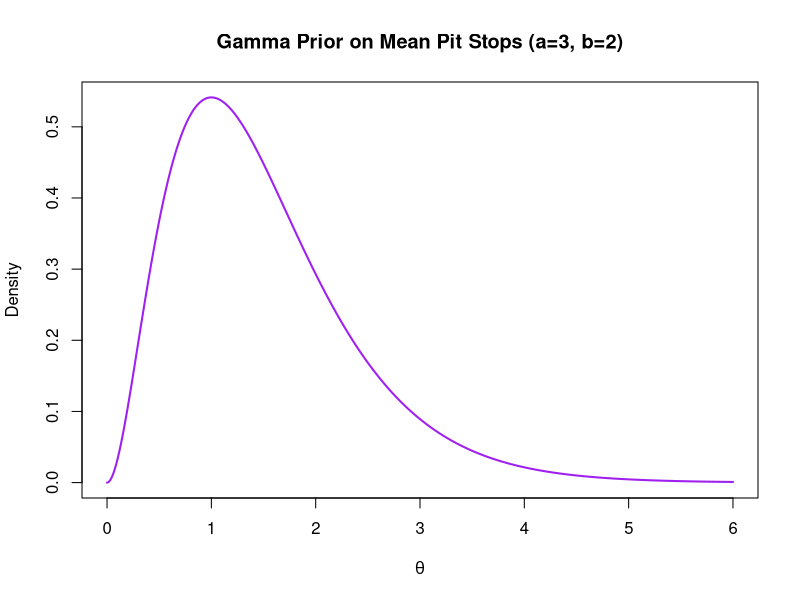
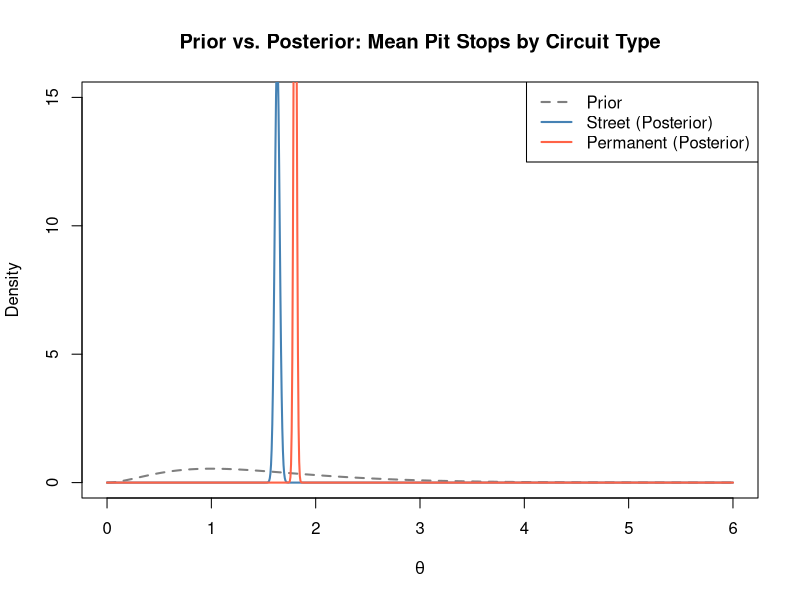
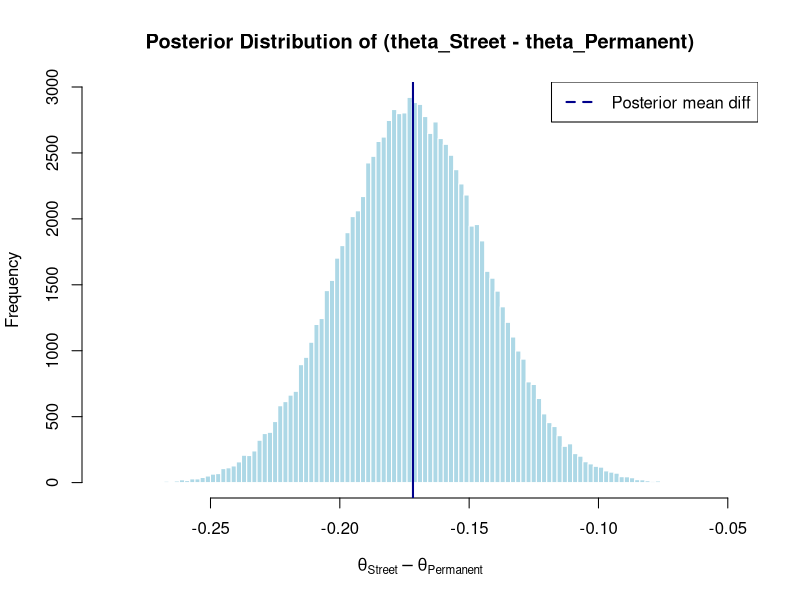
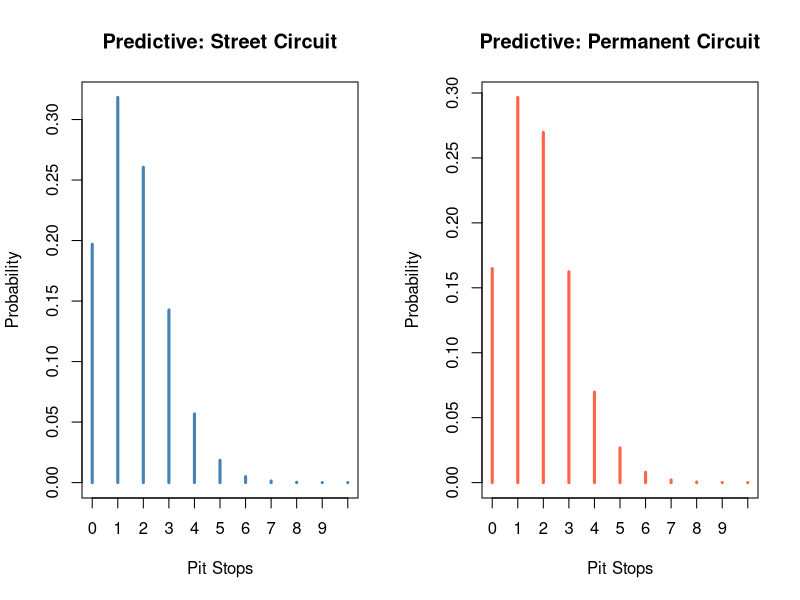

Generate these figures, in order, with R:
# Poisson-Gamma Bayesian Analysis
# Question: Do drivers take more pit stops on street circuits
#           vs. permanent race tracks?
# Each row = one driver in one race, with their stop count
#            and circuit type (Street or Permanent)


library(tidyverse)

# --- Load Data ---
df <- read.csv("stop_type_df.csv")%>%
  filter(stop<8)

unique(df$stop)
table(df$stop)

street    <- df$stop[df$Type == "Street"]
permanent <- df$stop[df$Type == "Permanent"]

cat("Street circuit races:   ", length(street), "\n")
cat("Permanent circuit races:", length(permanent), "\n")
cat("Street mean stops:      ", mean(street), "\n")
cat("Permanent mean stops:   ", mean(permanent), "\n")



# PRIOR ELICITATION
# Prior belief: drivers average about 2 pit stops per race.
# We'll say our prior is worth ~10 races of information.
# So: a = prior_mean * b = 2 * 10 = 20, b = 10
#
# This is a moderately informative prior — feel free to
# adjust a and b to reflect stronger or weaker prior beliefs.

a <- 3  # shape
b <- 2   # rate  (prior mean = a/b = 2 stops)

theta_vals <- seq(0, 6, length = 1001)

# Visualize the prior
plot(theta_vals, dgamma(theta_vals, shape = a, rate = b),
     type = 'l', col = 'purple', lwd = 2,
     xlab = expression(theta),
     ylab = "Density",
     main = "Gamma Prior on Mean Pit Stops (a=3, b=2)")


# POSTERIOR UPDATES
# Poisson-Gamma conjugacy:
#   Prior:     theta ~ Gamma(a, b)
#   Likelihood: Y_i | theta ~ Poisson(theta)
#   Posterior: theta | y ~ Gamma(a + sum(y), b + n)


# Street Circuits
n_s     <- length(street)
sum_s   <- sum(street)
astar_s <- a + sum_s
bstar_s <- b + n_s

cat("\n--- Street Circuit Posterior ---\n")
cat("Posterior mean:    ", astar_s / bstar_s, "\n")
cat("Posterior variance:", astar_s / bstar_s^2, "\n")
cat("95% Credible Interval: ",
    qgamma(c(0.025, 0.975), shape = astar_s, rate = bstar_s), "\n")


# Permanent Circuits
n_p     <- length(permanent)
sum_p   <- sum(permanent)
astar_p <- a + sum_p
bstar_p <- b + n_p

cat("\n--- Permanent Circuit Posterior ---\n")
cat("Posterior mean:    ", astar_p / bstar_p, "\n")
cat("Posterior variance:", astar_p / bstar_p^2, "\n")
cat("95% Credible Interval: ",
    qgamma(c(0.025, 0.975), shape = astar_p, rate = bstar_p), "\n")


# VISUALIZE PRIOR VS POSTERIORS

plot(theta_vals, dgamma(theta_vals, shape = a, rate = b),
     type = 'l', col = 'gray50', lwd = 2, lty = 2,
     xlab = expression(theta), ylab = "Density",
     main = "Prior vs. Posterior: Mean Pit Stops by Circuit Type",
     ylim = c(0, 15))

lines(theta_vals, dgamma(theta_vals, shape = astar_s, rate = bstar_s),
      col = 'steelblue', lwd = 2)

lines(theta_vals, dgamma(theta_vals, shape = astar_p, rate = bstar_p),
      col = 'tomato', lwd = 2)

legend("topright",
       legend = c("Prior", "Street (Posterior)", "Permanent (Posterior)"),
       col    = c("gray50", "steelblue", "tomato"),
       lwd    = 2, lty = c(2, 1, 1))


# MONTE CARLO COMPARISON
# Pr(theta_street > theta_permanent | data)

set.seed(42)
N <- 100000

th_street    <- rgamma(N, shape = astar_s, rate = bstar_s)
th_permanent <- rgamma(N, shape = astar_p, rate = bstar_p)

prob_street_higher <- mean(th_street > th_permanent)

cat("\n--- Monte Carlo Comparison ---\n")
cat("Pr(theta_street > theta_permanent | data): ", prob_street_higher, "\n")
cat("Posterior mean difference (Street - Permanent): ",
    mean(th_street - th_permanent), "\n")
cat("95% CI on difference: ",
    quantile(th_street - th_permanent, c(0.025, 0.975)), "\n")


# Histogram of the posterior difference
hist(th_street - th_permanent,
     breaks = 100,
     col    = "lightblue",
     border = "white",
     main   = "Posterior Distribution of (theta_Street - theta_Permanent)",
     xlab   = expression(theta[Street] - theta[Permanent]))

abline(v = 0, col = "red", lwd = 2, lty = 2)
abline(v = mean(th_street - th_permanent), col = "darkblue", lwd = 2)

legend("topright",
       legend = c("Posterior mean diff"),
       col    = c("darkblue"),
       lwd    = 2, lty = c(2, 1))



# POSTERIOR PREDICTIVE: How many stops in a NEW race?


# Monte Carlo posterior predictive samples
ppred_street    <- rpois(N, th_street)
ppred_permanent <- rpois(N, th_permanent)

cat("\n--- Posterior Predictive ---\n")
cat("Most likely stops (street):   ", as.integer(names(which.max(table(ppred_street)))), "\n")
cat("Most likely stops (permanent):", as.integer(names(which.max(table(ppred_permanent)))), "\n")

# Plot side-by-side predictive distributions
par(mfrow = c(1, 2))

plot(table(ppred_street) / N, type = 'h', col = 'steelblue', lwd = 3,
     xlab = "Pit Stops", ylab = "Probability",
     main = "Predictive: Street Circuit")

plot(table(ppred_permanent) / N, type = 'h', col = 'tomato', lwd = 3,
     xlab = "Pit Stops", ylab = "Probability",
     main = "Predictive: Permanent Circuit")

par(mfrow = c(1, 1))
